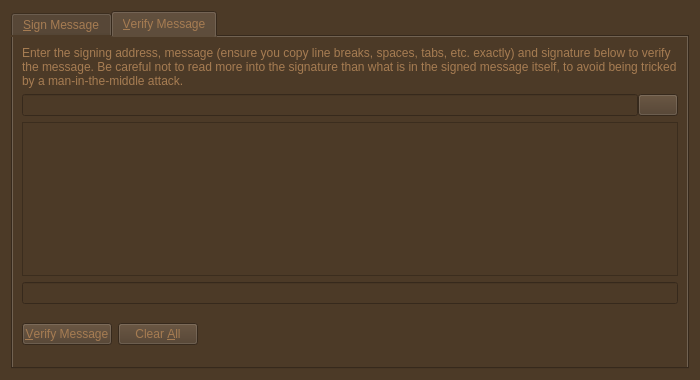
<?xml version="1.0" encoding="UTF-8"?>
<ui version="4.0">
 <class>SignVerifyMessageDialog</class>
 <widget class="QDialog" name="SignVerifyMessageDialog">
  <property name="geometry">
   <rect>
    <x>0</x>
    <y>0</y>
    <width>700</width>
    <height>380</height>
   </rect>
  </property>
  <property name="windowTitle">
   <string>Signatures - Sign / Verify a Message</string>
  </property>
  <property name="styleSheet">
   <string notr="true">background-color: rgb(76, 58, 39);
color: rgb(166, 124, 82);</string>
  </property>
  <property name="modal">
   <bool>true</bool>
  </property>
  <layout class="QVBoxLayout" name="verticalLayout">
   <item>
    <widget class="QTabWidget" name="tabWidget">
     <property name="currentIndex">
      <number>1</number>
     </property>
     <widget class="QWidget" name="tabSignMessage">
      <attribute name="title">
       <string>&amp;Sign Message</string>
      </attribute>
      <layout class="QVBoxLayout" name="verticalLayout_SM">
       <item>
        <widget class="QLabel" name="infoLabel_SM">
         <property name="text">
          <string>You can sign messages with your addresses to prove you own them. Be careful not to sign anything vague, as phishing attacks may try to trick you into signing your identity over to them. Only sign fully-detailed statements you agree to.</string>
         </property>
         <property name="textFormat">
          <enum>Qt::PlainText</enum>
         </property>
         <property name="wordWrap">
          <bool>true</bool>
         </property>
        </widget>
       </item>
       <item>
        <layout class="QHBoxLayout" name="horizontalLayout_1_SM">
         <property name="spacing">
          <number>0</number>
         </property>
         <item>
          <widget class="QValidatedLineEdit" name="addressIn_SM">
           <property name="toolTip">
            <string>The address to sign the message with (e.g. MXnRx1TDjAgQPk2rCu4DGH23NXoSZWJbht)</string>
           </property>
           <property name="maxLength">
            <number>34</number>
           </property>
          </widget>
         </item>
         <item>
          <widget class="QPushButton" name="addressBookButton_SM">
           <property name="toolTip">
            <string>Choose an address from the address book</string>
           </property>
           <property name="text">
            <string/>
           </property>
           <property name="icon">
            <iconset resource="../bitcoin.qrc">
             <normaloff>:/icons/address-book</normaloff>:/icons/address-book</iconset>
           </property>
           <property name="shortcut">
            <string>Alt+A</string>
           </property>
           <property name="autoDefault">
            <bool>false</bool>
           </property>
          </widget>
         </item>
         <item>
          <widget class="QPushButton" name="pasteButton_SM">
           <property name="toolTip">
            <string>Paste address from clipboard</string>
           </property>
           <property name="text">
            <string/>
           </property>
           <property name="icon">
            <iconset resource="../bitcoin.qrc">
             <normaloff>:/icons/editpaste</normaloff>:/icons/editpaste</iconset>
           </property>
           <property name="shortcut">
            <string>Alt+P</string>
           </property>
           <property name="autoDefault">
            <bool>false</bool>
           </property>
          </widget>
         </item>
        </layout>
       </item>
       <item>
        <widget class="QPlainTextEdit" name="messageIn_SM">
         <property name="toolTip">
          <string>Enter the message you want to sign here</string>
         </property>
        </widget>
       </item>
       <item>
        <layout class="QHBoxLayout" name="horizontalLayout_2_SM">
         <property name="spacing">
          <number>0</number>
         </property>
         <item>
          <widget class="QLineEdit" name="signatureOut_SM">
           <property name="font">
            <font>
             <italic>true</italic>
            </font>
           </property>
           <property name="readOnly">
            <bool>true</bool>
           </property>
          </widget>
         </item>
         <item>
          <widget class="QPushButton" name="copySignatureButton_SM">
           <property name="toolTip">
            <string>Copy the current signature to the system clipboard</string>
           </property>
           <property name="text">
            <string/>
           </property>
           <property name="icon">
            <iconset resource="../bitcoin.qrc">
             <normaloff>:/icons/editcopy</normaloff>:/icons/editcopy</iconset>
           </property>
           <property name="autoDefault">
            <bool>false</bool>
           </property>
          </widget>
         </item>
        </layout>
       </item>
       <item>
        <layout class="QHBoxLayout" name="horizontalLayout_3_SM">
         <item>
          <widget class="QPushButton" name="signMessageButton_SM">
           <property name="toolTip">
            <string>Sign the message to prove you own this Leecoin address</string>
           </property>
           <property name="text">
            <string>&amp;Sign Message</string>
           </property>
           <property name="icon">
            <iconset resource="../bitcoin.qrc">
             <normaloff>:/icons/edit</normaloff>:/icons/edit</iconset>
           </property>
           <property name="autoDefault">
            <bool>false</bool>
           </property>
          </widget>
         </item>
         <item>
          <widget class="QPushButton" name="clearButton_SM">
           <property name="toolTip">
            <string>Reset all sign message fields</string>
           </property>
           <property name="text">
            <string>Clear &amp;All</string>
           </property>
           <property name="icon">
            <iconset resource="../bitcoin.qrc">
             <normaloff>:/icons/remove</normaloff>:/icons/remove</iconset>
           </property>
           <property name="autoDefault">
            <bool>false</bool>
           </property>
          </widget>
         </item>
         <item>
          <spacer name="horizontalSpacer_1_SM">
           <property name="orientation">
            <enum>Qt::Horizontal</enum>
           </property>
           <property name="sizeHint" stdset="0">
            <size>
             <width>40</width>
             <height>48</height>
            </size>
           </property>
          </spacer>
         </item>
         <item>
          <widget class="QLabel" name="statusLabel_SM">
           <property name="font">
            <font>
             <weight>75</weight>
             <bold>true</bold>
            </font>
           </property>
           <property name="text">
            <string/>
           </property>
           <property name="wordWrap">
            <bool>true</bool>
           </property>
          </widget>
         </item>
         <item>
          <spacer name="horizontalSpacer_2_SM">
           <property name="orientation">
            <enum>Qt::Horizontal</enum>
           </property>
           <property name="sizeHint" stdset="0">
            <size>
             <width>40</width>
             <height>48</height>
            </size>
           </property>
          </spacer>
         </item>
        </layout>
       </item>
      </layout>
     </widget>
     <widget class="QWidget" name="tabVerifyMessage">
      <attribute name="title">
       <string>&amp;Verify Message</string>
      </attribute>
      <layout class="QVBoxLayout" name="verticalLayout_VM">
       <item>
        <widget class="QLabel" name="infoLabel_VM">
         <property name="text">
          <string>Enter the signing address, message (ensure you copy line breaks, spaces, tabs, etc. exactly) and signature below to verify the message. Be careful not to read more into the signature than what is in the signed message itself, to avoid being tricked by a man-in-the-middle attack.</string>
         </property>
         <property name="textFormat">
          <enum>Qt::PlainText</enum>
         </property>
         <property name="alignment">
          <set>Qt::AlignLeading|Qt::AlignLeft|Qt::AlignTop</set>
         </property>
         <property name="wordWrap">
          <bool>true</bool>
         </property>
        </widget>
       </item>
       <item>
        <layout class="QHBoxLayout" name="horizontalLayout_1_VM">
         <property name="spacing">
          <number>0</number>
         </property>
         <item>
          <widget class="QValidatedLineEdit" name="addressIn_VM">
           <property name="toolTip">
            <string>The address the message was signed with (e.g. MXnRx1TDjAgQPk2rCu4DGH23NXoSZWJbht)</string>
           </property>
           <property name="maxLength">
            <number>34</number>
           </property>
          </widget>
         </item>
         <item>
          <widget class="QPushButton" name="addressBookButton_VM">
           <property name="toolTip">
            <string>Choose an address from the address book</string>
           </property>
           <property name="text">
            <string/>
           </property>
           <property name="icon">
            <iconset resource="../bitcoin.qrc">
             <normaloff>:/icons/address-book</normaloff>:/icons/address-book</iconset>
           </property>
           <property name="shortcut">
            <string>Alt+A</string>
           </property>
           <property name="autoDefault">
            <bool>false</bool>
           </property>
          </widget>
         </item>
        </layout>
       </item>
       <item>
        <widget class="QPlainTextEdit" name="messageIn_VM"/>
       </item>
       <item>
        <widget class="QValidatedLineEdit" name="signatureIn_VM"/>
       </item>
       <item>
        <layout class="QHBoxLayout" name="horizontalLayout_2_VM">
         <item>
          <widget class="QPushButton" name="verifyMessageButton_VM">
           <property name="toolTip">
            <string>Verify the message to ensure it was signed with the specified Leecoin address</string>
           </property>
           <property name="text">
            <string>&amp;Verify Message</string>
           </property>
           <property name="icon">
            <iconset resource="../bitcoin.qrc">
             <normaloff>:/icons/transaction_0</normaloff>:/icons/transaction_0</iconset>
           </property>
           <property name="autoDefault">
            <bool>false</bool>
           </property>
          </widget>
         </item>
         <item>
          <widget class="QPushButton" name="clearButton_VM">
           <property name="toolTip">
            <string>Reset all verify message fields</string>
           </property>
           <property name="text">
            <string>Clear &amp;All</string>
           </property>
           <property name="icon">
            <iconset resource="../bitcoin.qrc">
             <normaloff>:/icons/remove</normaloff>:/icons/remove</iconset>
           </property>
           <property name="autoDefault">
            <bool>false</bool>
           </property>
          </widget>
         </item>
         <item>
          <spacer name="horizontalSpacer_1_VM">
           <property name="orientation">
            <enum>Qt::Horizontal</enum>
           </property>
           <property name="sizeHint" stdset="0">
            <size>
             <width>40</width>
             <height>48</height>
            </size>
           </property>
          </spacer>
         </item>
         <item>
          <widget class="QLabel" name="statusLabel_VM">
           <property name="font">
            <font>
             <weight>75</weight>
             <bold>true</bold>
            </font>
           </property>
           <property name="text">
            <string/>
           </property>
           <property name="wordWrap">
            <bool>true</bool>
           </property>
          </widget>
         </item>
         <item>
          <spacer name="horizontalSpacer_2_VM">
           <property name="orientation">
            <enum>Qt::Horizontal</enum>
           </property>
           <property name="sizeHint" stdset="0">
            <size>
             <width>40</width>
             <height>48</height>
            </size>
           </property>
          </spacer>
         </item>
        </layout>
       </item>
      </layout>
     </widget>
    </widget>
   </item>
  </layout>
 </widget>
 <customwidgets>
  <customwidget>
   <class>QValidatedLineEdit</class>
   <extends>QLineEdit</extends>
   <header>qvalidatedlineedit.h</header>
  </customwidget>
 </customwidgets>
 <resources>
  <include location="../bitcoin.qrc"/>
 </resources>
 <connections/>
</ui>
